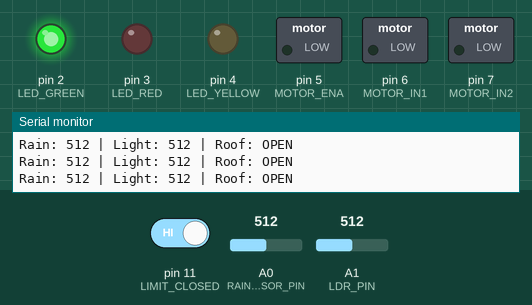
Bench run of a sketch on a simulated Arduino Uno, built with avr-gcc and run on an emulated ATmega328P. Shown: switched loads named in the sketch (green lamp = pin HIGH), output pins drawn as LEDs (lit = HIGH), the last lines printed to the serial monitor. Inputs (shaded band) come from the test bench; at power-on: A0 (RAIN_SENSOR_PIN) = 512, pin 11 (LIMIT_CLOSED) HIGH, A1 (LDR_PIN) = 512.

Above: at 1.2 s.
1.3 s: A0 (RAIN_SENSOR_PIN) set to 489
At 2.7 s:
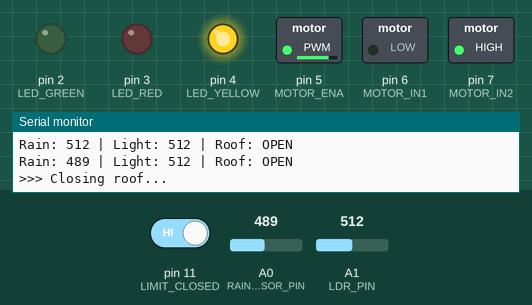
Timing chart, 0 to 4.3 s (numbered marks = the images above; inputs shaded):
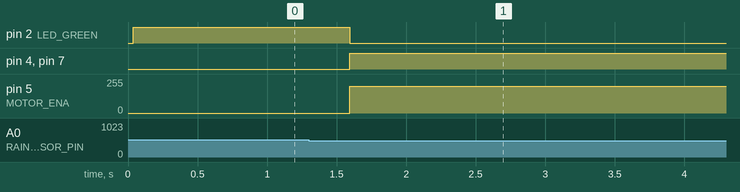

Measured:
- the behaviour switches between 500 and 499 on A0 (RAIN_SENSOR_PIN) (found by bisection; images 0 and 1)
- after the input at 1.3 s, pin 2 (LED_GREEN): HIGH → LOW after 0.29 s; pin 4 (LED_YELLOW), pin 7 (MOTOR_IN2): LOW → HIGH after 0.29 s; pin 5 (MOTOR_ENA): 0/255 → 200/255 after 0.29 s

The sketch:

smart_roof_dc_motor.ino
```cpp
/*
 * =====================================================
 * AUTOMATIC SMART ROOF - DC MOTOR VERSION
 * =====================================================
 *
 * Use this code if you're using a DC Motor with L298N
 * instead of a Servo Motor.
 *
 * Components:
 * - Arduino Uno/Nano
 * - Rain Sensor Module
 * - LDR with 10K resistor
 * - DC Motor (Geared motor recommended)
 * - L298N Motor Driver Module
 * - Limit Switches (2x) - Optional but recommended
 * - LEDs (Red, Green, Yellow)
 *
 * =====================================================
 */

// ==================== PIN DEFINITIONS ====================
// Sensor Pins
const int RAIN_SENSOR_PIN = A0;
const int LDR_PIN = A1;

// L298N Motor Driver Pins
const int MOTOR_ENA = 5;     // Enable A (PWM for speed control)
const int MOTOR_IN1 = 6;     // Input 1
const int MOTOR_IN2 = 7;     // Input 2

// Limit Switch Pins (Optional - for knowing roof position)
const int LIMIT_OPEN = 10;    // Limit switch when roof is fully open
const int LIMIT_CLOSED = 11;  // Limit switch when roof is fully closed

// LED Pins
const int LED_GREEN = 2;
const int LED_RED = 3;
const int LED_YELLOW = 4;

// ==================== SETTINGS ====================
const int RAIN_THRESHOLD = 500;
const int LIGHT_THRESHOLD = 300;
const int MOTOR_SPEED = 200;       // PWM value (0-255)
const int MOTOR_RUN_TIME = 3000;   // Time to run motor if no limit switches (ms)

// ==================== GLOBAL VARIABLES ====================
bool isRoofOpen = true;
bool useLimitSwitches = true;      // Set to false if not using limit switches

// ==================== SETUP ====================
void setup() {
  Serial.begin(9600);
  Serial.println("================================");
  Serial.println(" SMART ROOF - DC MOTOR VERSION");
  Serial.println("================================");

  // Motor pins
  pinMode(MOTOR_ENA, OUTPUT);
  pinMode(MOTOR_IN1, OUTPUT);
  pinMode(MOTOR_IN2, OUTPUT);

  // Limit switches with internal pull-up
  pinMode(LIMIT_OPEN, INPUT_PULLUP);
  pinMode(LIMIT_CLOSED, INPUT_PULLUP);

  // LED pins
  pinMode(LED_GREEN, OUTPUT);
  pinMode(LED_RED, OUTPUT);
  pinMode(LED_YELLOW, OUTPUT);

  // Stop motor initially
  stopMotor();

  // Initial state
  digitalWrite(LED_GREEN, HIGH);

  Serial.println("System Ready!");
}

// ==================== MAIN LOOP ====================
void loop() {
  int rainValue = analogRead(RAIN_SENSOR_PIN);
  int lightValue = analogRead(LDR_PIN);

  // Print sensor data
  Serial.print("Rain: ");
  Serial.print(rainValue);
  Serial.print(" | Light: ");
  Serial.print(lightValue);
  Serial.print(" | Roof: ");
  Serial.println(isRoofOpen ? "OPEN" : "CLOSED");

  // Control logic
  if (rainValue < RAIN_THRESHOLD || lightValue < LIGHT_THRESHOLD) {
    if (isRoofOpen) {
      Serial.println(">>> Closing roof...");
      closeRoof();
    }
  } else {
    if (!isRoofOpen) {
      Serial.println(">>> Opening roof...");
      openRoof();
    }
  }

  delay(500);
}

// ==================== MOTOR CONTROL FUNCTIONS ====================

void openRoof() {
  digitalWrite(LED_YELLOW, HIGH);
  digitalWrite(LED_GREEN, LOW);
  digitalWrite(LED_RED, LOW);

  // Rotate motor in one direction
  digitalWrite(MOTOR_IN1, HIGH);
  digitalWrite(MOTOR_IN2, LOW);
  analogWrite(MOTOR_ENA, MOTOR_SPEED);

  if (useLimitSwitches) {
    // Wait until limit switch is triggered
    while (digitalRead(LIMIT_OPEN) == HIGH) {
      delay(10);
    }
  } else {
    // Run for fixed time
    delay(MOTOR_RUN_TIME);
  }

  stopMotor();
  isRoofOpen = true;

  digitalWrite(LED_YELLOW, LOW);
  digitalWrite(LED_GREEN, HIGH);
  Serial.println("*** Roof OPEN ***");
}

void closeRoof() {
  digitalWrite(LED_YELLOW, HIGH);
  digitalWrite(LED_GREEN, LOW);
  digitalWrite(LED_RED, LOW);

  // Rotate motor in opposite direction
  digitalWrite(MOTOR_IN1, LOW);
  digitalWrite(MOTOR_IN2, HIGH);
  analogWrite(MOTOR_ENA, MOTOR_SPEED);

  if (useLimitSwitches) {
    // Wait until limit switch is triggered
    while (digitalRead(LIMIT_CLOSED) == HIGH) {
      delay(10);
    }
  } else {
    // Run for fixed time
    delay(MOTOR_RUN_TIME);
  }

  stopMotor();
  isRoofOpen = false;

  digitalWrite(LED_YELLOW, LOW);
  digitalWrite(LED_RED, HIGH);
  Serial.println("*** Roof CLOSED ***");
}

void stopMotor() {
  digitalWrite(MOTOR_IN1, LOW);
  digitalWrite(MOTOR_IN2, LOW);
  analogWrite(MOTOR_ENA, 0);
}

/*
 * =====================================================
 * L298N WIRING:
 * =====================================================
 *
 * L298N Module      →    Arduino
 * ------------           -------
 * ENA              →    D5 (PWM)
 * IN1              →    D6
 * IN2              →    D7
 * OUT1, OUT2       →    DC Motor
 * 12V              →    External 12V Power
 * GND              →    Arduino GND + External GND
 * 5V               →    Can power Arduino (remove jumper first!)
 *
 * =====================================================
 */
```
